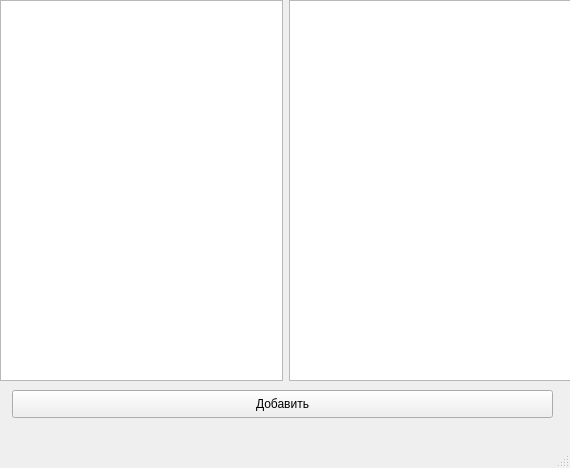
<?xml version="1.0" encoding="UTF-8"?>
<ui version="4.0">
 <class>MainWindow</class>
 <widget class="QMainWindow" name="MainWindow">
  <property name="geometry">
   <rect>
    <x>0</x>
    <y>0</y>
    <width>570</width>
    <height>468</height>
   </rect>
  </property>
  <property name="windowTitle">
   <string>MainWindow</string>
  </property>
  <widget class="QWidget" name="centralwidget">
   <widget class="QPushButton" name="pushButton">
    <property name="geometry">
     <rect>
      <x>12</x>
      <y>390</y>
      <width>541</width>
      <height>28</height>
     </rect>
    </property>
    <property name="text">
     <string>Добавить</string>
    </property>
   </widget>
   <widget class="QWidget" name="">
    <property name="geometry">
     <rect>
      <x>0</x>
      <y>0</y>
      <width>571</width>
      <height>381</height>
     </rect>
    </property>
    <layout class="QHBoxLayout" name="horizontalLayout">
     <item>
      <widget class="QListView" name="listView"/>
     </item>
     <item>
      <widget class="QListView" name="listView_2"/>
     </item>
    </layout>
   </widget>
  </widget>
  <widget class="QMenuBar" name="menubar">
   <property name="geometry">
    <rect>
     <x>0</x>
     <y>0</y>
     <width>570</width>
     <height>26</height>
    </rect>
   </property>
  </widget>
  <widget class="QStatusBar" name="statusbar"/>
 </widget>
 <resources/>
 <connections/>
</ui>
